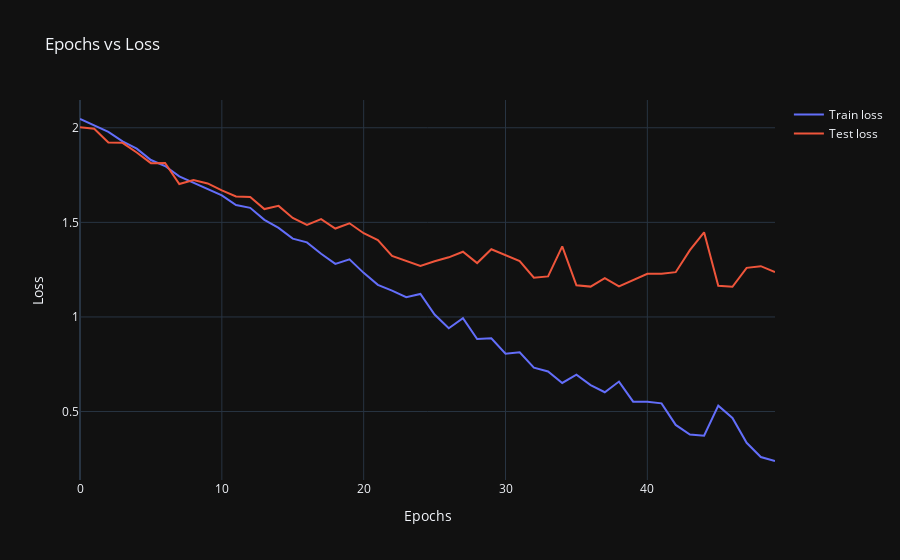

The notebook cell this image was saved under:
### Code cell
fig = go.Figure()

# Train loss
fig.add_trace(go.Scatter(x=r1['Epochs'], y=r1['loss'], mode='lines', name='Train loss'))

# Test loss
fig.add_trace(go.Scatter(x=r1['Epochs'], y=r1['val_loss'], mode='lines', name='Test loss'))

# Update layout
fig.update_layout(
    title='Epochs vs Loss',
    xaxis_title='Epochs',
    yaxis_title='Loss',
)

### Figure 1 — Plotly figure (JSON) as saved in the notebook; plotly's stock layout.template omitted (floating-point values rounded to 4 significant figures)
{"data": [{"mode": "lines", "name": "Train loss", "type": "scatter", "x": [0, 1, 2, 3, 4, 5, 6, 7, 8, 9, 10, 11, 12, 13, 14, 15, 16, 17, 18, 19, 20, 21, 22, 23, 24, 25, 26, 27, 28, 29, 30, 31, 32, 33, 34, 35, 36, 37, 38, 39, 40, 41, 42, 43, 44, 45, 46, 47, 48, 49], "y": [2.046, 2.014, 1.978, 1.928, 1.89, 1.83, 1.798, 1.743, 1.709, 1.678, 1.643, 1.591, 1.577, 1.513, 1.47, 1.414, 1.394, 1.334, 1.28, 1.305, 1.233, 1.17, 1.139, 1.104, 1.121, 1.013, 0.9401, 0.9933, 0.8834, 0.8868, 0.8054, 0.8129, 0.732, 0.7121, 0.6512, 0.6945, 0.64, 0.6019, 0.6585, 0.5521, 0.5518, 0.5432, 0.4293, 0.3782, 0.372, 0.531, 0.4659, 0.3347, 0.2597, 0.2385]}, {"mode": "lines", "name": "Test loss", "type": "scatter", "x": [0, 1, 2, 3, 4, 5, 6, 7, 8, 9, 10, 11, 12, 13, 14, 15, 16, 17, 18, 19, 20, 21, 22, 23, 24, 25, 26, 27, 28, 29, 30, 31, 32, 33, 34, 35, 36, 37, 38, 39, 40, 41, 42, 43, 44, 45, 46, 47, 48, 49], "y": [2.002, 1.995, 1.923, 1.92, 1.869, 1.813, 1.814, 1.702, 1.724, 1.706, 1.669, 1.637, 1.634, 1.57, 1.587, 1.523, 1.487, 1.517, 1.467, 1.495, 1.443, 1.407, 1.323, 1.299, 1.27, 1.294, 1.315, 1.345, 1.285, 1.358, 1.325, 1.295, 1.207, 1.214, 1.373, 1.168, 1.16, 1.205, 1.161, 1.195, 1.228, 1.228, 1.237, 1.353, 1.448, 1.165, 1.16, 1.26, 1.268, 1.237]}], "layout": {"title": {"text": "Epochs vs Loss"}, "xaxis": {"title": {"text": "Epochs"}}, "yaxis": {"title": {"text": "Loss"}}}}
